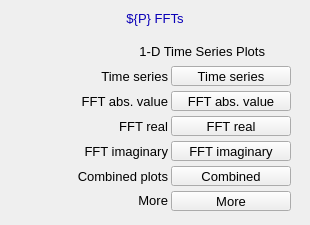
<?xml version="1.0" ?>
<ui version="4.0">
  <class>Dialog</class>
  <widget class="QWidget" name="screen">
    <property name="geometry">
      <rect>
        <x>559</x>
        <y>207</y>
        <width>310</width>
        <height>225</height>
      </rect>
    </property>
    <property name="styleSheet">
      <string notr="true">QWidget#screen {
  color: rgb(0, 0, 0);
  background-color: rgb(187, 187, 187);
  }</string>
    </property>
    <property name="windowTitle">
      <string>NDFFT16</string>
    </property>
    <widget class="PyDMDrawingRectangle" name="rectangle">
      <property name="geometry">
        <rect>
          <x>0</x>
          <y>5</y>
          <width>310</width>
          <height>25</height>
        </rect>
      </property>
      <property name="brush" stdset="0">
        <brush brushstyle="SolidPattern">
          <color alpha="255">
            <red>218</red>
            <green>218</green>
            <blue>218</blue>
          </color>
        </brush>
      </property>
      <property name="penStyle" stdset="0">
        <enum>Qt::SolidLine</enum>
      </property>
      <property name="penColor" stdset="0">
        <color>
          <red>218</red>
          <green>218</green>
          <blue>218</blue>
        </color>
      </property>
      <property name="penWidth" stdset="0">
        <double>0</double>
      </property>
      <property name="penCapStyle" stdset="0">
        <enum>Qt::FlatCap</enum>
      </property>
      <property name="toolTip">
        <string>rectangle</string>
      </property>
    </widget>
    <widget class="QLabel" name="text">
      <property name="geometry">
        <rect>
          <x>0</x>
          <y>6</y>
          <width>310</width>
          <height>25</height>
        </rect>
      </property>
      <property name="text">
        <string>${P} FFTs</string>
      </property>
      <property name="font" stdset="0">
        <font>
          <pointsize>10</pointsize>
        </font>
      </property>
      <property name="brush" stdset="0">
        <brush brushstyle="SolidPattern">
          <color alpha="255">
            <red>10</red>
            <green>0</green>
            <blue>184</blue>
          </color>
        </brush>
      </property>
      <property name="toolTip">
        <string>text</string>
      </property>
      <property name="alignment">
        <set>Qt::AlignCenter</set>
      </property>
      <property name="styleSheet">
        <string notr="true">QLabel#text {
  color: rgb(10, 0, 184);
  }</string>
      </property>
    </widget>
    <widget class="QLabel" name="text_1">
      <property name="geometry">
        <rect>
          <x>28</x>
          <y>91</y>
          <width>140</width>
          <height>20</height>
        </rect>
      </property>
      <property name="text">
        <string>FFT abs. value</string>
      </property>
      <property name="font" stdset="0">
        <font>
          <pointsize>10</pointsize>
        </font>
      </property>
      <property name="brush" stdset="0">
        <brush brushstyle="SolidPattern">
          <color alpha="255">
            <red>0</red>
            <green>0</green>
            <blue>0</blue>
          </color>
        </brush>
      </property>
      <property name="toolTip">
        <string>text_1</string>
      </property>
      <property name="alignment">
        <set>Qt::AlignRight|Qt::AlignTrailing|Qt::AlignVCenter</set>
      </property>
      <property name="styleSheet">
        <string notr="true">QLabel#text_1 {
  color: rgb(0, 0, 0);
  }</string>
      </property>
    </widget>
    <widget class="QLabel" name="text_2">
      <property name="geometry">
        <rect>
          <x>88</x>
          <y>116</y>
          <width>80</width>
          <height>20</height>
        </rect>
      </property>
      <property name="text">
        <string>FFT real</string>
      </property>
      <property name="font" stdset="0">
        <font>
          <pointsize>10</pointsize>
        </font>
      </property>
      <property name="brush" stdset="0">
        <brush brushstyle="SolidPattern">
          <color alpha="255">
            <red>0</red>
            <green>0</green>
            <blue>0</blue>
          </color>
        </brush>
      </property>
      <property name="toolTip">
        <string>text_2</string>
      </property>
      <property name="alignment">
        <set>Qt::AlignRight|Qt::AlignTrailing|Qt::AlignVCenter</set>
      </property>
      <property name="styleSheet">
        <string notr="true">QLabel#text_2 {
  color: rgb(0, 0, 0);
  }</string>
      </property>
    </widget>
    <widget class="QLabel" name="text_3">
      <property name="geometry">
        <rect>
          <x>38</x>
          <y>141</y>
          <width>130</width>
          <height>20</height>
        </rect>
      </property>
      <property name="text">
        <string>FFT imaginary</string>
      </property>
      <property name="font" stdset="0">
        <font>
          <pointsize>10</pointsize>
        </font>
      </property>
      <property name="brush" stdset="0">
        <brush brushstyle="SolidPattern">
          <color alpha="255">
            <red>0</red>
            <green>0</green>
            <blue>0</blue>
          </color>
        </brush>
      </property>
      <property name="toolTip">
        <string>text_3</string>
      </property>
      <property name="alignment">
        <set>Qt::AlignRight|Qt::AlignTrailing|Qt::AlignVCenter</set>
      </property>
      <property name="styleSheet">
        <string notr="true">QLabel#text_3 {
  color: rgb(0, 0, 0);
  }</string>
      </property>
    </widget>
    <widget class="QLabel" name="text_4">
      <property name="geometry">
        <rect>
          <x>28</x>
          <y>166</y>
          <width>140</width>
          <height>20</height>
        </rect>
      </property>
      <property name="text">
        <string>Combined plots</string>
      </property>
      <property name="font" stdset="0">
        <font>
          <pointsize>10</pointsize>
        </font>
      </property>
      <property name="brush" stdset="0">
        <brush brushstyle="SolidPattern">
          <color alpha="255">
            <red>0</red>
            <green>0</green>
            <blue>0</blue>
          </color>
        </brush>
      </property>
      <property name="toolTip">
        <string>text_4</string>
      </property>
      <property name="alignment">
        <set>Qt::AlignRight|Qt::AlignTrailing|Qt::AlignVCenter</set>
      </property>
      <property name="styleSheet">
        <string notr="true">QLabel#text_4 {
  color: rgb(0, 0, 0);
  }</string>
      </property>
    </widget>
    <widget class="QLabel" name="text_5">
      <property name="geometry">
        <rect>
          <x>58</x>
          <y>66</y>
          <width>110</width>
          <height>20</height>
        </rect>
      </property>
      <property name="text">
        <string>Time series</string>
      </property>
      <property name="font" stdset="0">
        <font>
          <pointsize>10</pointsize>
        </font>
      </property>
      <property name="brush" stdset="0">
        <brush brushstyle="SolidPattern">
          <color alpha="255">
            <red>0</red>
            <green>0</green>
            <blue>0</blue>
          </color>
        </brush>
      </property>
      <property name="toolTip">
        <string>text_5</string>
      </property>
      <property name="alignment">
        <set>Qt::AlignRight|Qt::AlignTrailing|Qt::AlignVCenter</set>
      </property>
      <property name="styleSheet">
        <string notr="true">QLabel#text_5 {
  color: rgb(0, 0, 0);
  }</string>
      </property>
    </widget>
    <widget class="QLabel" name="text_6">
      <property name="geometry">
        <rect>
          <x>55</x>
          <y>41</y>
          <width>210</width>
          <height>20</height>
        </rect>
      </property>
      <property name="text">
        <string>1-D Time Series Plots</string>
      </property>
      <property name="font" stdset="0">
        <font>
          <pointsize>10</pointsize>
        </font>
      </property>
      <property name="brush" stdset="0">
        <brush brushstyle="SolidPattern">
          <color alpha="255">
            <red>0</red>
            <green>0</green>
            <blue>0</blue>
          </color>
        </brush>
      </property>
      <property name="toolTip">
        <string>text_6</string>
      </property>
      <property name="alignment">
        <set>Qt::AlignRight|Qt::AlignTrailing|Qt::AlignVCenter</set>
      </property>
      <property name="styleSheet">
        <string notr="true">QLabel#text_6 {
  color: rgb(0, 0, 0);
  }</string>
      </property>
    </widget>
    <widget class="PyDMDrawingRectangle" name="rectangle_1">
      <property name="geometry">
        <rect>
          <x>5</x>
          <y>35</y>
          <width>300</width>
          <height>185</height>
        </rect>
      </property>
      <property name="brush" stdset="0">
        <brush brushstyle="NoBrush">
          <color alpha="255">
            <red>0</red>
            <green>0</green>
            <blue>0</blue>
          </color>
        </brush>
      </property>
      <property name="penStyle" stdset="0">
        <enum>Qt::SolidLine</enum>
      </property>
      <property name="penColor" stdset="0">
        <color>
          <red>0</red>
          <green>0</green>
          <blue>0</blue>
        </color>
      </property>
      <property name="penWidth" stdset="0">
        <double>1</double>
      </property>
      <property name="penCapStyle" stdset="0">
        <enum>Qt::FlatCap</enum>
      </property>
      <property name="toolTip">
        <string>rectangle_1</string>
      </property>
    </widget>
    <widget class="QLabel" name="text_7">
      <property name="geometry">
        <rect>
          <x>128</x>
          <y>190</y>
          <width>40</width>
          <height>20</height>
        </rect>
      </property>
      <property name="text">
        <string>More</string>
      </property>
      <property name="font" stdset="0">
        <font>
          <pointsize>10</pointsize>
        </font>
      </property>
      <property name="brush" stdset="0">
        <brush brushstyle="SolidPattern">
          <color alpha="255">
            <red>0</red>
            <green>0</green>
            <blue>0</blue>
          </color>
        </brush>
      </property>
      <property name="toolTip">
        <string>text_7</string>
      </property>
      <property name="alignment">
        <set>Qt::AlignRight|Qt::AlignTrailing|Qt::AlignVCenter</set>
      </property>
      <property name="styleSheet">
        <string notr="true">QLabel#text_7 {
  color: rgb(0, 0, 0);
  }</string>
      </property>
    </widget>
    <widget class="PyDMRelatedDisplayButton" name="related_display">
      <property name="geometry">
        <rect>
          <x>171</x>
          <y>91</y>
          <width>120</width>
          <height>20</height>
        </rect>
      </property>
      <property name="toolTip">
        <string>FFT abs. value</string>
      </property>
      <property name="text">
        <string>FFT abs. value</string>
      </property>
      <property name="showIcon" stdset="0">
        <bool>true</bool>
      </property>
      <property name="font" stdset="0">
        <font>
          <pointsize>10</pointsize>
        </font>
      </property>
      <property name="styleSheet">
        <string notr="true">PyDMRelatedDisplayButton#related_display {
  color: rgb(0, 0, 0);
  background-color: rgb(115, 223, 255);
  }</string>
      </property>
      <property name="titles" stdset="0">
        <stringlist>
          <string>${T1}</string>
          <string>${T2}</string>
          <string>${T3}</string>
          <string>${T4}</string>
          <string>${T5}</string>
          <string>${T6}</string>
          <string>${T7}</string>
          <string>${T8}</string>
          <string>${T9}</string>
          <string>${T10}</string>
          <string>${T11}</string>
          <string>${T12}</string>
          <string>${T13}</string>
          <string>${T14}</string>
          <string>${T15}</string>
          <string>${T16}</string>
        </stringlist>
      </property>
      <property name="filenames" stdset="0">
        <stringlist>
          <string>FFTFreqSpectrumPlot_V39.ui</string>
          <string>FFTFreqSpectrumPlot_V39.ui</string>
          <string>FFTFreqSpectrumPlot_V39.ui</string>
          <string>FFTFreqSpectrumPlot_V39.ui</string>
          <string>FFTFreqSpectrumPlot_V39.ui</string>
          <string>FFTFreqSpectrumPlot_V39.ui</string>
          <string>FFTFreqSpectrumPlot_V39.ui</string>
          <string>FFTFreqSpectrumPlot_V39.ui</string>
          <string>FFTFreqSpectrumPlot_V39.ui</string>
          <string>FFTFreqSpectrumPlot_V39.ui</string>
          <string>FFTFreqSpectrumPlot_V39.ui</string>
          <string>FFTFreqSpectrumPlot_V39.ui</string>
          <string>FFTFreqSpectrumPlot_V39.ui</string>
          <string>FFTFreqSpectrumPlot_V39.ui</string>
          <string>FFTFreqSpectrumPlot_V39.ui</string>
          <string>FFTFreqSpectrumPlot_V39.ui</string>
        </stringlist>
      </property>
      <property name="macros" stdset="0">
        <stringlist>
          <string>P=${P},RTS=${RTS},R=${R1},S=FFTAbsValue</string>
          <string>P=${P},RTS=${RTS},R=${R2},S=FFTAbsValue</string>
          <string>P=${P},RTS=${RTS},R=${R3},S=FFTAbsValue</string>
          <string>P=${P},RTS=${RTS},R=${R4},S=FFTAbsValue</string>
          <string>P=${P},RTS=${RTS},R=${R5},S=FFTAbsValue</string>
          <string>P=${P},RTS=${RTS},R=${R6},S=FFTAbsValue</string>
          <string>P=${P},RTS=${RTS},R=${R7},S=FFTAbsValue</string>
          <string>P=${P},RTS=${RTS},R=${R8},S=FFTAbsValue</string>
          <string>P=${P},RTS=${RTS},R=${R9},S=FFTAbsValue</string>
          <string>P=${P},RTS=${RTS},R=${R10},S=FFTAbsValue</string>
          <string>P=${P},RTS=${RTS},R=${R11},S=FFTAbsValue</string>
          <string>P=${P},RTS=${RTS},R=${R12},S=FFTAbsValue</string>
          <string>P=${P},RTS=${RTS},R=${R13},S=FFTAbsValue</string>
          <string>P=${P},RTS=${RTS},R=${R14},S=FFTAbsValue</string>
          <string>P=${P},RTS=${RTS},R=${R15},S=FFTAbsValue</string>
          <string>P=${P},RTS=${RTS},R=${R16},S=FFTAbsValue</string>
        </stringlist>
      </property>
      <property name="openInNewWindow" stdset="0">
        <bool>true</bool>
      </property>
    </widget>
    <widget class="PyDMRelatedDisplayButton" name="related_display_1">
      <property name="geometry">
        <rect>
          <x>171</x>
          <y>116</y>
          <width>120</width>
          <height>20</height>
        </rect>
      </property>
      <property name="toolTip">
        <string>FFT real</string>
      </property>
      <property name="text">
        <string>FFT real</string>
      </property>
      <property name="showIcon" stdset="0">
        <bool>true</bool>
      </property>
      <property name="font" stdset="0">
        <font>
          <pointsize>10</pointsize>
        </font>
      </property>
      <property name="styleSheet">
        <string notr="true">PyDMRelatedDisplayButton#related_display_1 {
  color: rgb(0, 0, 0);
  background-color: rgb(115, 223, 255);
  }</string>
      </property>
      <property name="titles" stdset="0">
        <stringlist>
          <string>${T1}</string>
          <string>${T2}</string>
          <string>${T3}</string>
          <string>${T4}</string>
          <string>${T5}</string>
          <string>${T6}</string>
          <string>${T7}</string>
          <string>${T8}</string>
          <string>${T9}</string>
          <string>${T10}</string>
          <string>${T11}</string>
          <string>${T12}</string>
          <string>${T13}</string>
          <string>${T14}</string>
          <string>${T15}</string>
          <string>${T16}</string>
        </stringlist>
      </property>
      <property name="filenames" stdset="0">
        <stringlist>
          <string>FFTFreqSpectrumPlot_V39.ui</string>
          <string>FFTFreqSpectrumPlot_V39.ui</string>
          <string>FFTFreqSpectrumPlot_V39.ui</string>
          <string>FFTFreqSpectrumPlot_V39.ui</string>
          <string>FFTFreqSpectrumPlot_V39.ui</string>
          <string>FFTFreqSpectrumPlot_V39.ui</string>
          <string>FFTFreqSpectrumPlot_V39.ui</string>
          <string>FFTFreqSpectrumPlot_V39.ui</string>
          <string>FFTFreqSpectrumPlot_V39.ui</string>
          <string>FFTFreqSpectrumPlot_V39.ui</string>
          <string>FFTFreqSpectrumPlot_V39.ui</string>
          <string>FFTFreqSpectrumPlot_V39.ui</string>
          <string>FFTFreqSpectrumPlot_V39.ui</string>
          <string>FFTFreqSpectrumPlot_V39.ui</string>
          <string>FFTFreqSpectrumPlot_V39.ui</string>
          <string>FFTFreqSpectrumPlot_V39.ui</string>
        </stringlist>
      </property>
      <property name="macros" stdset="0">
        <stringlist>
          <string>P=${P},RTS=${RTS},R=${R1},S=FFTReal</string>
          <string>P=${P},RTS=${RTS},R=${R2},S=FFTReal</string>
          <string>P=${P},RTS=${RTS},R=${R3},S=FFTReal</string>
          <string>P=${P},RTS=${RTS},R=${R4},S=FFTReal</string>
          <string>P=${P},RTS=${RTS},R=${R5},S=FFTReal</string>
          <string>P=${P},RTS=${RTS},R=${R6},S=FFTReal</string>
          <string>P=${P},RTS=${RTS},R=${R7},S=FFTReal</string>
          <string>P=${P},RTS=${RTS},R=${R8},S=FFTReal</string>
          <string>P=${P},RTS=${RTS},R=${R9},S=FFTReal</string>
          <string>P=${P},RTS=${RTS},R=${R10},S=FFTReal</string>
          <string>P=${P},RTS=${RTS},R=${R11},S=FFTReal</string>
          <string>P=${P},RTS=${RTS},R=${R12},S=FFTReal</string>
          <string>P=${P},RTS=${RTS},R=${R13},S=FFTReal</string>
          <string>P=${P},RTS=${RTS},R=${R14},S=FFTReal</string>
          <string>P=${P},RTS=${RTS},R=${R15},S=FFTReal</string>
          <string>P=${P},RTS=${RTS},R=${R16},S=FFTReal</string>
        </stringlist>
      </property>
      <property name="openInNewWindow" stdset="0">
        <bool>true</bool>
      </property>
    </widget>
    <widget class="PyDMRelatedDisplayButton" name="related_display_2">
      <property name="geometry">
        <rect>
          <x>171</x>
          <y>141</y>
          <width>120</width>
          <height>20</height>
        </rect>
      </property>
      <property name="toolTip">
        <string>FFT imaginary</string>
      </property>
      <property name="text">
        <string>FFT imaginary</string>
      </property>
      <property name="showIcon" stdset="0">
        <bool>true</bool>
      </property>
      <property name="font" stdset="0">
        <font>
          <pointsize>10</pointsize>
        </font>
      </property>
      <property name="styleSheet">
        <string notr="true">PyDMRelatedDisplayButton#related_display_2 {
  color: rgb(0, 0, 0);
  background-color: rgb(115, 223, 255);
  }</string>
      </property>
      <property name="titles" stdset="0">
        <stringlist>
          <string>${T1}</string>
          <string>${T2}</string>
          <string>${T3}</string>
          <string>${T4}</string>
          <string>${T5}</string>
          <string>${T6}</string>
          <string>${T7}</string>
          <string>${T8}</string>
          <string>${T9}</string>
          <string>${T10}</string>
          <string>${T11}</string>
          <string>${T12}</string>
          <string>${T13}</string>
          <string>${T14}</string>
          <string>${T15}</string>
          <string>${T16}</string>
        </stringlist>
      </property>
      <property name="filenames" stdset="0">
        <stringlist>
          <string>FFTFreqSpectrumPlot_V39.ui</string>
          <string>FFTFreqSpectrumPlot_V39.ui</string>
          <string>FFTFreqSpectrumPlot_V39.ui</string>
          <string>FFTFreqSpectrumPlot_V39.ui</string>
          <string>FFTFreqSpectrumPlot_V39.ui</string>
          <string>FFTFreqSpectrumPlot_V39.ui</string>
          <string>FFTFreqSpectrumPlot_V39.ui</string>
          <string>FFTFreqSpectrumPlot_V39.ui</string>
          <string>FFTFreqSpectrumPlot_V39.ui</string>
          <string>FFTFreqSpectrumPlot_V39.ui</string>
          <string>FFTFreqSpectrumPlot_V39.ui</string>
          <string>FFTFreqSpectrumPlot_V39.ui</string>
          <string>FFTFreqSpectrumPlot_V39.ui</string>
          <string>FFTFreqSpectrumPlot_V39.ui</string>
          <string>FFTFreqSpectrumPlot_V39.ui</string>
          <string>FFTFreqSpectrumPlot_V39.ui</string>
        </stringlist>
      </property>
      <property name="macros" stdset="0">
        <stringlist>
          <string>P=${P},RTS=${RTS},R=${R1},S=FFTImaginary</string>
          <string>P=${P},RTS=${RTS},R=${R2},S=FFTImaginary</string>
          <string>P=${P},RTS=${RTS},R=${R3},S=FFTImaginary</string>
          <string>P=${P},RTS=${RTS},R=${R4},S=FFTImaginary</string>
          <string>P=${P},RTS=${RTS},R=${R5},S=FFTImaginary</string>
          <string>P=${P},RTS=${RTS},R=${R6},S=FFTImaginary</string>
          <string>P=${P},RTS=${RTS},R=${R7},S=FFTImaginary</string>
          <string>P=${P},RTS=${RTS},R=${R8},S=FFTImaginary</string>
          <string>P=${P},RTS=${RTS},R=${R9},S=FFTImaginary</string>
          <string>P=${P},RTS=${RTS},R=${R10},S=FFTImaginary</string>
          <string>P=${P},RTS=${RTS},R=${R11},S=FFTImaginary</string>
          <string>P=${P},RTS=${RTS},R=${R12},S=FFTImaginary</string>
          <string>P=${P},RTS=${RTS},R=${R13},S=FFTImaginary</string>
          <string>P=${P},RTS=${RTS},R=${R14},S=FFTImaginary</string>
          <string>P=${P},RTS=${RTS},R=${R15},S=FFTImaginary</string>
          <string>P=${P},RTS=${RTS},R=${R16},S=FFTImaginary</string>
        </stringlist>
      </property>
      <property name="openInNewWindow" stdset="0">
        <bool>true</bool>
      </property>
    </widget>
    <widget class="PyDMRelatedDisplayButton" name="related_display_3">
      <property name="geometry">
        <rect>
          <x>171</x>
          <y>166</y>
          <width>120</width>
          <height>20</height>
        </rect>
      </property>
      <property name="toolTip">
        <string>Combined</string>
      </property>
      <property name="text">
        <string>Combined</string>
      </property>
      <property name="showIcon" stdset="0">
        <bool>true</bool>
      </property>
      <property name="font" stdset="0">
        <font>
          <pointsize>10</pointsize>
        </font>
      </property>
      <property name="styleSheet">
        <string notr="true">PyDMRelatedDisplayButton#related_display_3 {
  color: rgb(0, 0, 0);
  background-color: rgb(115, 223, 255);
  }</string>
      </property>
      <property name="titles" stdset="0">
        <stringlist>
          <string>${T1}</string>
          <string>${T2}</string>
          <string>${T3}</string>
          <string>${T4}</string>
          <string>${T5}</string>
          <string>${T6}</string>
          <string>${T7}</string>
          <string>${T8}</string>
          <string>${T9}</string>
          <string>${T10}</string>
          <string>${T11}</string>
          <string>${T12}</string>
          <string>${T13}</string>
          <string>${T14}</string>
          <string>${T15}</string>
          <string>${T16}</string>
        </stringlist>
      </property>
      <property name="filenames" stdset="0">
        <stringlist>
          <string>FFTPlotAll_V39.ui</string>
          <string>FFTPlotAll_V39.ui</string>
          <string>FFTPlotAll_V39.ui</string>
          <string>FFTPlotAll_V39.ui</string>
          <string>FFTPlotAll_V39.ui</string>
          <string>FFTPlotAll_V39.ui</string>
          <string>FFTPlotAll_V39.ui</string>
          <string>FFTPlotAll_V39.ui</string>
          <string>FFTPlotAll_V39.ui</string>
          <string>FFTPlotAll_V39.ui</string>
          <string>FFTPlotAll_V39.ui</string>
          <string>FFTPlotAll_V39.ui</string>
          <string>FFTPlotAll_V39.ui</string>
          <string>FFTPlotAll_V39.ui</string>
          <string>FFTPlotAll_V39.ui</string>
          <string>FFTPlotAll_V39.ui</string>
        </stringlist>
      </property>
      <property name="macros" stdset="0">
        <stringlist>
          <string>P=${P},RTS=${RTS},R=${R1}</string>
          <string>P=${P},RTS=${RTS},R=${R2}</string>
          <string>P=${P},RTS=${RTS},R=${R3}</string>
          <string>P=${P},RTS=${RTS},R=${R4}</string>
          <string>P=${P},RTS=${RTS},R=${R5}</string>
          <string>P=${P},RTS=${RTS},R=${R6}</string>
          <string>P=${P},RTS=${RTS},R=${R7}</string>
          <string>P=${P},RTS=${RTS},R=${R8}</string>
          <string>P=${P},RTS=${RTS},R=${R9}</string>
          <string>P=${P},RTS=${RTS},R=${R10}</string>
          <string>P=${P},RTS=${RTS},R=${R11}</string>
          <string>P=${P},RTS=${RTS},R=${R12}</string>
          <string>P=${P},RTS=${RTS},R=${R13}</string>
          <string>P=${P},RTS=${RTS},R=${R14}</string>
          <string>P=${P},RTS=${RTS},R=${R15}</string>
          <string>P=${P},RTS=${RTS},R=${R16}</string>
        </stringlist>
      </property>
      <property name="openInNewWindow" stdset="0">
        <bool>true</bool>
      </property>
    </widget>
    <widget class="PyDMRelatedDisplayButton" name="related_display_4">
      <property name="geometry">
        <rect>
          <x>171</x>
          <y>66</y>
          <width>120</width>
          <height>20</height>
        </rect>
      </property>
      <property name="toolTip">
        <string>Time series</string>
      </property>
      <property name="text">
        <string>Time series</string>
      </property>
      <property name="showIcon" stdset="0">
        <bool>true</bool>
      </property>
      <property name="font" stdset="0">
        <font>
          <pointsize>10</pointsize>
        </font>
      </property>
      <property name="styleSheet">
        <string notr="true">PyDMRelatedDisplayButton#related_display_4 {
  color: rgb(0, 0, 0);
  background-color: rgb(115, 223, 255);
  }</string>
      </property>
      <property name="titles" stdset="0">
        <stringlist>
          <string>${T1}</string>
          <string>${T2}</string>
          <string>${T3}</string>
          <string>${T4}</string>
          <string>${T5}</string>
          <string>${T6}</string>
          <string>${T7}</string>
          <string>${T8}</string>
          <string>${T9}</string>
          <string>${T10}</string>
          <string>${T11}</string>
          <string>${T12}</string>
          <string>${T13}</string>
          <string>${T14}</string>
          <string>${T15}</string>
          <string>${T16}</string>
        </stringlist>
      </property>
      <property name="filenames" stdset="0">
        <stringlist>
          <string>FFTTimeSeriesPlot_V39.ui</string>
          <string>FFTTimeSeriesPlot_V39.ui</string>
          <string>FFTTimeSeriesPlot_V39.ui</string>
          <string>FFTTimeSeriesPlot_V39.ui</string>
          <string>FFTTimeSeriesPlot_V39.ui</string>
          <string>FFTTimeSeriesPlot_V39.ui</string>
          <string>FFTTimeSeriesPlot_V39.ui</string>
          <string>FFTTimeSeriesPlot_V39.ui</string>
          <string>FFTTimeSeriesPlot_V39.ui</string>
          <string>FFTTimeSeriesPlot_V39.ui</string>
          <string>FFTTimeSeriesPlot_V39.ui</string>
          <string>FFTTimeSeriesPlot_V39.ui</string>
          <string>FFTTimeSeriesPlot_V39.ui</string>
          <string>FFTTimeSeriesPlot_V39.ui</string>
          <string>FFTTimeSeriesPlot_V39.ui</string>
          <string>FFTTimeSeriesPlot_V39.ui</string>
        </stringlist>
      </property>
      <property name="macros" stdset="0">
        <stringlist>
          <string>P=${P},RTS=${RTS},R=${R1}</string>
          <string>P=${P},RTS=${RTS},R=${R2}</string>
          <string>P=${P},RTS=${RTS},R=${R3}</string>
          <string>P=${P},RTS=${RTS},R=${R4}</string>
          <string>P=${P},RTS=${RTS},R=${R5}</string>
          <string>P=${P},RTS=${RTS},R=${R6}</string>
          <string>P=${P},RTS=${RTS},R=${R7}</string>
          <string>P=${P},RTS=${RTS},R=${R8}</string>
          <string>P=${P},RTS=${RTS},R=${R9}</string>
          <string>P=${P},RTS=${RTS},R=${R10}</string>
          <string>P=${P},RTS=${RTS},R=${R11}</string>
          <string>P=${P},RTS=${RTS},R=${R12}</string>
          <string>P=${P},RTS=${RTS},R=${R13}</string>
          <string>P=${P},RTS=${RTS},R=${R14}</string>
          <string>P=${P},RTS=${RTS},R=${R15}</string>
          <string>P=${P},RTS=${RTS},R=${R16}</string>
        </stringlist>
      </property>
      <property name="openInNewWindow" stdset="0">
        <bool>true</bool>
      </property>
    </widget>
    <widget class="PyDMRelatedDisplayButton" name="related_display_5">
      <property name="geometry">
        <rect>
          <x>171</x>
          <y>191</y>
          <width>120</width>
          <height>20</height>
        </rect>
      </property>
      <property name="toolTip">
        <string>More</string>
      </property>
      <property name="text">
        <string>More</string>
      </property>
      <property name="showIcon" stdset="0">
        <bool>true</bool>
      </property>
      <property name="font" stdset="0">
        <font>
          <pointsize>10</pointsize>
        </font>
      </property>
      <property name="styleSheet">
        <string notr="true">PyDMRelatedDisplayButton#related_display_5 {
  color: rgb(0, 0, 0);
  background-color: rgb(115, 223, 255);
  }</string>
      </property>
      <property name="titles" stdset="0">
        <stringlist>
          <string>${T1}</string>
          <string>${T2}</string>
          <string>${T3}</string>
          <string>${T4}</string>
          <string>${T5}</string>
          <string>${T6}</string>
          <string>${T7}</string>
          <string>${T8}</string>
          <string>${T9}</string>
          <string>${T10}</string>
          <string>${T11}</string>
          <string>${T12}</string>
          <string>${T13}</string>
          <string>${T14}</string>
          <string>${T15}</string>
          <string>${T16}</string>
        </stringlist>
      </property>
      <property name="filenames" stdset="0">
        <stringlist>
          <string>FFTPlugin_V39.ui</string>
          <string>FFTPlugin_V39.ui</string>
          <string>FFTPlugin_V39.ui</string>
          <string>FFTPlugin_V39.ui</string>
          <string>FFTPlugin_V39.ui</string>
          <string>FFTPlugin_V39.ui</string>
          <string>FFTPlugin_V39.ui</string>
          <string>FFTPlugin_V39.ui</string>
          <string>FFTPlugin_V39.ui</string>
          <string>FFTPlugin_V39.ui</string>
          <string>FFTPlugin_V39.ui</string>
          <string>FFTPlugin_V39.ui</string>
          <string>FFTPlugin_V39.ui</string>
          <string>FFTPlugin_V39.ui</string>
          <string>lNDFFT.ui</string>
          <string>FFTPlugin_V39.ui</string>
        </stringlist>
      </property>
      <property name="macros" stdset="0">
        <stringlist>
          <string>P=${P},RTS=${RTS},R=${R1},TITLE=${T1}</string>
          <string>P=${P},RTS=${RTS},R=${R2},TITLE=${T2}</string>
          <string>P=${P},RTS=${RTS},R=${R3},TITLE=${T3}</string>
          <string>P=${P},RTS=${RTS},R=${R4},TITLE=${T4}</string>
          <string>P=${P},RTS=${RTS},R=${R5},TITLE=${T5}</string>
          <string>P=${P},RTS=${RTS},R=${R6},TITLE=${T6}</string>
          <string>P=${P},RTS=${RTS},R=${R7},TITLE=${T7}</string>
          <string>P=${P},RTS=${RTS},R=${R8},TITLE=${T8}</string>
          <string>P=${P},RTS=${RTS},R=${R9},TITLE=${T9}</string>
          <string>P=${P},RTS=${RTS},R=${R10},TITLE=${T10}</string>
          <string>P=${P},RTS=${RTS},R=${R11},TITLE=${T11}</string>
          <string>P=${P},RTS=${RTS},R=${R12},TITLE=${T12}</string>
          <string>P=${P},RTS=${RTS},R=${R13},TITLE=${T13}</string>
          <string>P=${P},RTS=${RTS},R=${R14},TITLE=${T14}</string>
          <string>P=${P},RTS=${RTS},R=${R15},TITLE=${T15}</string>
          <string>P=${P},RTS=${RTS},R=${R16},TITLE=${T16}</string>
        </stringlist>
      </property>
      <property name="openInNewWindow" stdset="0">
        <bool>true</bool>
      </property>
    </widget>
  </widget>
  <customwidgets>
    <customwidget>
      <class>PyDMDrawingRectangle</class>
      <extends>QWidget</extends>
      <header>pydm.widgets.drawing</header>
    </customwidget>
    <customwidget>
      <class>PyDMLabel</class>
      <extends>QLabel</extends>
      <header>pydm.widgets.label</header>
    </customwidget>
    <customwidget>
      <class>PyDMRelatedDisplayButton</class>
      <extends>QPushButton</extends>
      <header>pydm.widgets.related_display_button</header>
    </customwidget>
  </customwidgets>
</ui>
